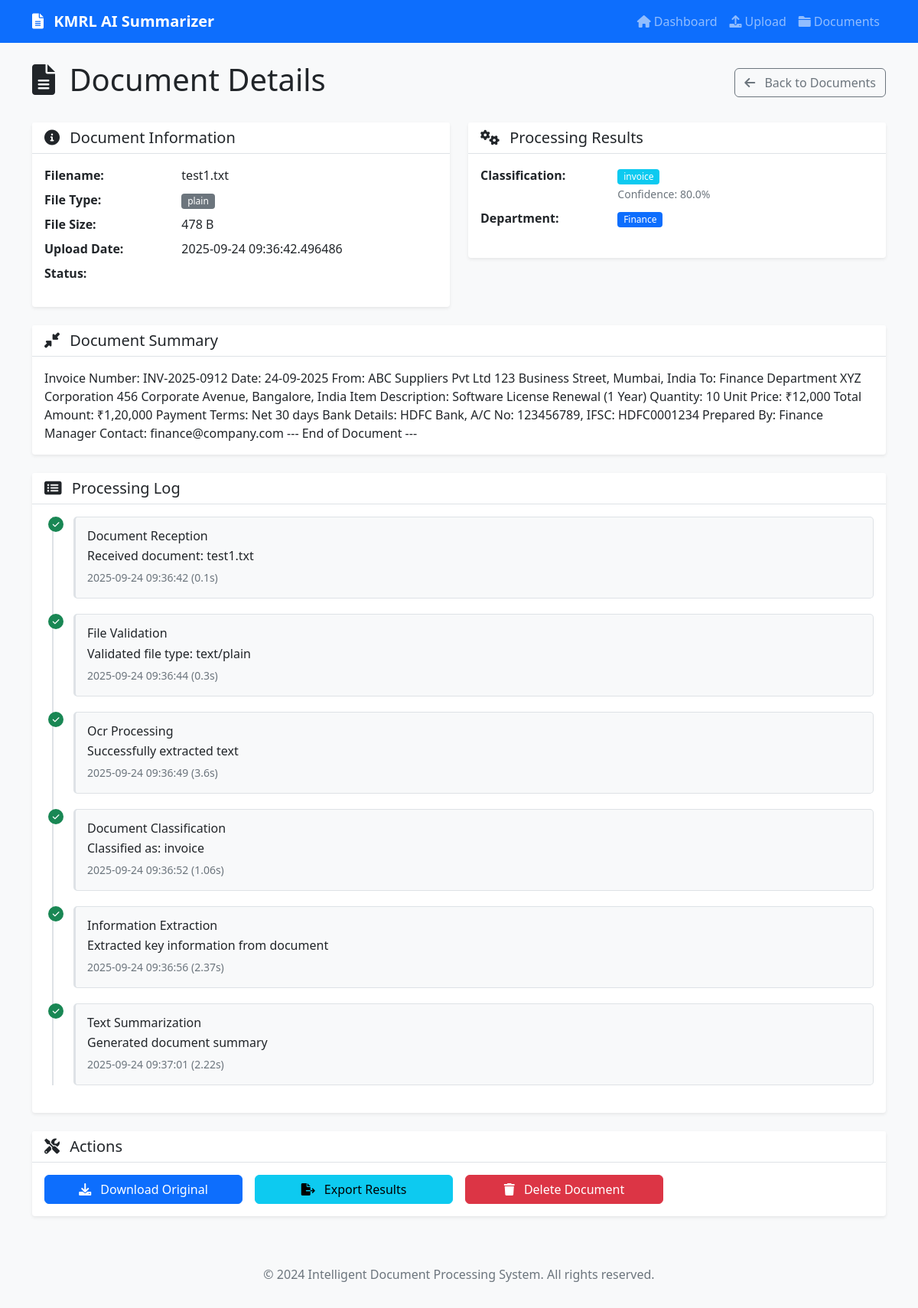
The app's page /document/1 with its own data.
### app.py (models this page shows, shortened)
class Document(db.Model):
    id = db.Column(db.Integer, primary_key=True)
    filename = db.Column(db.String(255), nullable=False)
    original_filename = db.Column(db.String(255), nullable=False)
    file_type = db.Column(db.String(50))
    file_size = db.Column(db.Integer)
    upload_date = db.Column(db.DateTime, default=datetime.utcnow)
    status = db.Column(db.String(50), default='uploaded')
    extracted_text = db.Column(db.Text)
    summary = db.Column(db.Text)
    document_type = db.Column(db.String(100))
    confidence_score = db.Column(db.Float)
    department = db.Column(db.String(100))

### app.py (the view)
@app.route('/document/<int:doc_id>')
def document_detail(doc_id):
    document = Document.query.get_or_404(doc_id)
    logs = []
    if document.status in ['processed', 'complete', 'failed']:
        import random
        from datetime import timedelta
        reception_time = document.upload_date
        logs.append({
            'module': 'document reception',
            'message': f'Received document: {document.original_filename}',
            'status': 'completed',
            'timestamp': reception_time.strftime('%Y-%m-%d %H:%M:%S'),
            'processing_time': 0.1
        })
        validation_time = reception_time + timedelta(seconds=2)
        logs.append({
            'module': 'file validation',
            'message': f'Validated file type: {document.file_type}',
            'status': 'completed',
            'timestamp': validation_time.strftime('%Y-%m-%d %H:%M:%S'),
            'processing_time': 0.3
        })
        ocr_time = validation_time + timedelta(seconds=5)
        ocr_status = 'completed' if document.extracted_text else 'failed'
        ocr_message = 'Successfully extracted text' if document.extracted_text else 'Failed to extract text'
        logs.append({
            'module': 'OCR processing',
            'message': ocr_message,
            'status': ocr_status,
            'timestamp': ocr_time.strftime('%Y-%m-%d %H:%M:%S'),
            'processing_time': random.uniform(1.5, 8.0)
        })
        if ocr_status == 'completed':
            classification_time = ocr_time + timedelta(seconds=3)
            logs.append({
                'module': 'document classification',
                'message': f'Classified as: {document.document_type or "Unknown"}',
                'status': 'completed',
                'timestamp': classification_time.strftime('%Y-%m-%d %H:%M:%S'),
                'processing_time': random.uniform(0.8, 2.5)
            })
            extraction_time = classification_time + timedelta(seconds=4)
            logs.append({
                'module': 'information extraction',
                'message': 'Extracted key information from document',
                'status': 'completed',
                'timestamp': extraction_time.strftime('%Y-%m-%d %H:%M:%S'),
                'processing_time': random.uniform(1.2, 3.0)
            })
            if document.summary:
                summary_time = extraction_time + timedelta(seconds=5)
                logs.append({
                    'module': 'text summarization',
                    'message': 'Generated document summary',
                    'status': 'completed',
                    'timestamp': summary_time.strftime('%Y-%m-%d %H:%M:%S'),
                    'processing_time': random.uniform(2.0, 5.0)
                })
    return render_template('document_detail.html', document=document, logs=logs)

### frontend/templates/document_detail.html (shortened to what this page needs)
{% extends "base.html" %}
{% block content %}
<div class="row">
    <div class="col-12">
        <div class="d-flex justify-content-between align-items-center mb-4">
            <h1>
                <i class="fas fa-file-alt me-2"></i>
                Document Details
            </h1>
            <div>
                <a href="{{ url_for('documents') }}" class="btn btn-outline-secondary">
                    <i class="fas fa-arrow-left me-2"></i>
                    Back to Documents
                </a>
            </div>
        </div>
    </div>
</div>
<div class="row">
    <div class="col-md-6">
        <div class="card">
            <div class="card-header">
                <h5 class="mb-0">
                    <i class="fas fa-info-circle me-2"></i>
                    Document Information
                </h5>
            </div>
            <div class="card-body">
                <dl class="row">
                    <dt class="col-sm-4">Filename:</dt>
                    <dd class="col-sm-8">{{ document.original_filename }}</dd>
                    <dt class="col-sm-4">File Type:</dt>
                    <dd class="col-sm-8">
                        <span class="badge bg-secondary">
                            {{ document.file_type.split('/')[-1] if document.file_type else 'unknown' }}
                        </span>
                    </dd>
                    <dt class="col-sm-4">File Size:</dt>
                    <dd class="col-sm-8">
                        {% if document.file_size %}
                            {% if document.file_size < 1024 %}
                                {{ document.file_size }} B
                            {% elif document.file_size < 1048576 %}
                                {{ "%.1f"|format(document.file_size/1024) }} KB
                            {% elif document.file_size < 1073741824 %}
                                {{ "%.1f"|format(document.file_size/1048576) }} MB
                            {% else %}
                                {{ "%.1f"|format(document.file_size/1073741824) }} GB
                            {% endif %}
                        {% else %}
                            Unknown
                        {% endif %}
                    </dd>
                    <dt class="col-sm-4">Upload Date:</dt>
                    <dd class="col-sm-8">
                        {% if document.upload_date %}
                            {{ document.upload_date }}
                        {% else %}
                            N/A
                        {% endif %}
                    </dd>
                    <dt class="col-sm-4">Status:</dt>
                    <dd class="col-sm-8">
                    </dd>
                </dl>
            </div>
        </div>
    </div>
    <div class="col-md-6">
        <div class="card">
            <div class="card-header">
                <h5 class="mb-0">
                    <i class="fas fa-cogs me-2"></i>
                    Processing Results
                </h5>
            </div>
            <div class="card-body">
                <dl class="row">
                    <dt class="col-sm-4">Classification:</dt>
                    <dd class="col-sm-8">
                        {% if document.document_type %}
                            <span class="badge bg-info">{{ document.document_type }}</span>
                            {% if document.confidence_score %}
                                <br><small class="text-muted">
                                    Confidence: {{ (document.confidence_score * 100)|round(1) }}%
                                </small>
                            {% endif %}
                        {% else %}
                            <span class="text-muted">Not classified</span>
                        {% endif %}
                    </dd>
                    <dt class="col-sm-4">Department:</dt>
                    <dd class="col-sm-8">
                        {% if document.department %}
                            <span class="badge bg-primary">{{ document.department }}</span>
                        {% else %}
                            <span class="text-muted">Not routed</span>
                        {% endif %}
                    </dd>
                </dl>
            </div>
        </div>
    </div>
</div>
{% if document.summary %}
<div class="row mt-4">
    <div class="col-12">
        <div class="card">
            <div class="card-header">
                <h5 class="mb-0">
                    <i class="fas fa-compress-alt me-2"></i>
                    Document Summary
                </h5>
            </div>
            <div class="card-body">
                <p class="card-text">{{ document.summary }}</p>
            </div>
        </div>
    </div>
</div>
{% endif %}
<div class="row mt-4">
    <div class="col-12">
        <div class="card">
            <div class="card-header">
                <h5 class="mb-0">
                    <i class="fas fa-list-alt me-2"></i>
                    Processing Log
                </h5>
            </div>
            <div class="card-body">
                {% if logs %}
                    <div class="timeline">
                        {% for log in logs %}
                            <div class="timeline-item">
                                <div class="timeline-marker
                                    {% if log.status == 'completed' %}bg-success
                                    {% elif log.status == 'failed' %}bg-danger
                                    {% elif log.status == 'started' %}bg-primary
                                    {% else %}bg-warning{% endif %}">
                                    {% if log.status == 'completed' %}
                                        <i class="fas fa-check"></i>
                                    {% elif log.status == 'failed' %}
                                        <i class="fas fa-times"></i>
                                    {% elif log.status == 'started' %}
                                        <i class="fas fa-play"></i>
                                    {% else %}
                                        <i class="fas fa-clock"></i>
                                    {% endif %}
                                </div>
                                <div class="timeline-content">
                                    <h6 class="mb-1">{{ log.module|title }}</h6>
                                    <p class="mb-1">{{ log.message }}</p>
                                    <small class="text-muted">
                                        {% if log.timestamp %}
                                            {{ log.timestamp }}
                                        {% endif %}
                                        {% if log.processing_time %}
                                            ({{ log.processing_time|round(2) }}s)
                                        {% endif %}
                                    </small>
                                </div>
                            </div>
                        {% endfor %}
                    </div>
                {% else %}
                    <div class="text-center text-muted py-3">
                        <i class="fas fa-clipboard-list fa-2x mb-2"></i>
                        <p>No processing logs available</p>
                    </div>
                {% endif %}
            </div>
        </div>
    </div>
</div>
<div class="row mt-4">
    <div class="col-12">
        <div class="card">
            <div class="card-header">
                <h5 class="mb-0">
                    <i class="fas fa-tools me-2"></i>
                    Actions
                </h5>
            </div>
            <div class="card-body">
                <div class="row g-3">
                    <div class="col-md-3">
                        <button class="btn btn-primary w-100" onclick="downloadDocument()">
                            <i class="fas fa-download me-2"></i>
                            Download Original
                        </button>
                    </div>
                    <div class="col-md-3">
                        <button class="btn btn-info w-100" onclick="exportResults()">
                            <i class="fas fa-file-export me-2"></i>
                            Export Results
                        </button>
                    </div>
                    <div class="col-md-3">
                        <button class="btn btn-danger w-100" onclick="deleteDocument()">
                            <i class="fas fa-trash me-2"></i>
                            Delete Document
                        </button>
                    </div>
                </div>
            </div>
        </div>
    </div>
</div>
{% endblock %}

### frontend/static/css/style.css (style rules this page uses)
:root { --primary-color: #0d6efd; --secondary-color: #6c757d; --success-color: #198754; --warning-color: #ffc107; --danger-color: #dc3545; --info-color: #0dcaf0; --light-color: #f8f9fa; --dark-color: #212529; }
body { font-family: 'Segoe UI', Tahoma, Geneva, Verdana, sans-serif; background-color: #f8f9fa; }
.card { border: none; box-shadow: 0 0.125rem 0.25rem rgba(0, 0, 0, 0.075); transition: box-shadow 0.15s ease-in-out; }
.card-header { background-color: #fff; border-bottom: 1px solid #dee2e6; font-weight: 600; }
.badge { font-size: 0.75em; font-weight: 500; }
.btn { font-weight: 500; border-radius: 0.375rem; transition: all 0.15s ease-in-out; }
.timeline { position: relative; padding-left: 2rem; }
.timeline::before { content: ''; position: absolute; left: 0.625rem; top: 0; bottom: 0; width: 2px; background: #dee2e6; }
.timeline-item { position: relative; margin-bottom: 1.5rem; }
.timeline-marker { position: absolute; left: -1.75rem; width: 1.5rem; height: 1.5rem; border-radius: 50%; display: flex; align-items: center; justify-content: center; color: white; font-size: 0.75rem; z-index: 1; }
.timeline-content { background: #fff; padding: 1rem; border-radius: 0.5rem; border: 1px solid #dee2e6; margin-left: 0.5rem; }

### frontend/templates/document_detail.html (style rules this page uses)
.timeline { position: relative; padding-left: 30px; }
.timeline::before { content: ''; position: absolute; left: 10px; top: 0; bottom: 0; width: 2px; background: #dee2e6; }
.timeline-item { position: relative; margin-bottom: 20px; }
.timeline-marker { position: absolute; left: -25px; width: 20px; height: 20px; border-radius: 50%; display: flex; align-items: center; justify-content: center; color: white; font-size: 10px; }
.timeline-content { background: #f8f9fa; padding: 15px; border-radius: 5px; border-left: 3px solid #dee2e6; }

### records on screen
Document: original_filename "test1.txt", file_type "plain", file_size "478", upload_date "2025-09-24 09:36:42.496486", document_type "invoice", (document.confidence_score*100)|round(1) "80.0", department "Finance", summary "Invoice Number: INV-2025-0912 Date: 24-09-2025 From: ABC Suppliers Pvt Ltd 123 Business Street, Mumbai, India To: Finance Department XYZ Corporation 456 Corporate Avenue, Bangalore, India Item Description: Software License Renewal (1 Year) Quantity: 10 Unit Price: ₹12,000 Total Amount: ₹1,20,000 Payment Terms: Net 30 days Bank Details: HDFC Bank, A/C No: 123456789, IFSC: HDFC0001234 Prepared By: Finance Manager Contact: finance@company.com --- End of Document ---"

### other values on screen
{{ log.module|title }} "Document Reception" "File Validation" "Ocr Processing" "Document Classification" "Information Extraction" "Text Summarization"
{{ log.message }} "Received document: test1.txt" "Validated file type: text/plain" "Successfully extracted text" "Classified as: invoice" "Extracted key information from document" "Generated document summary"
{{ log.timestamp }} "2025-09-24 09:36:42" "2025-09-24 09:36:44" "2025-09-24 09:36:49" "2025-09-24 09:36:52" "2025-09-24 09:36:56" "2025-09-24 09:37:01"
{{ log.processing_time|round(2) }} "0.1" "0.3" "3.6" "1.06" "2.37" "2.22"
